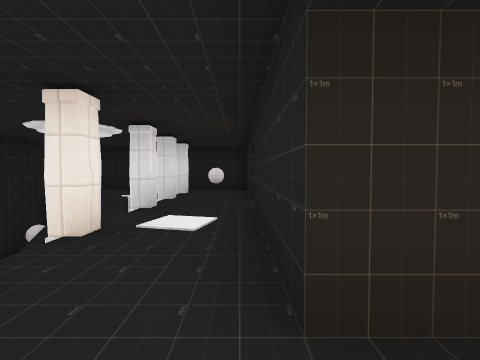
[1] (above)

14 first-person views from a walk through a Godot game level. The camera is 1.3 m above the floor, tilts 2° down and sees 85° across. The floor is counted in squares, 2 m on a side. Each view is taken from the middle of a square. On the plan, view 1 faces up. The plan holds only what a view shows up to about 9 squares ahead; the rest is blank. The place goes on beyond the plan. Characters and animated objects are not drawn. Some surface patterns are stand-ins.

[2]
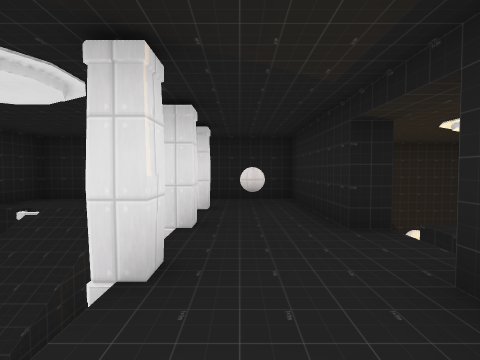

[3]
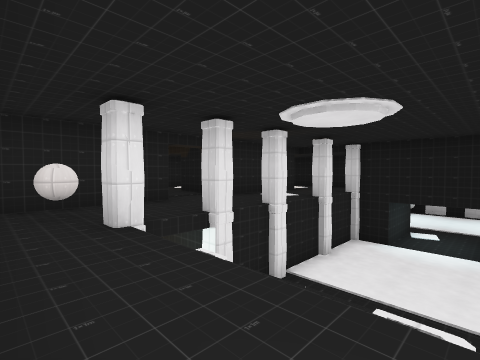

[4]
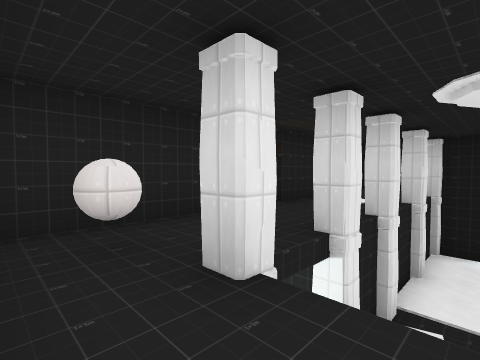

[5]
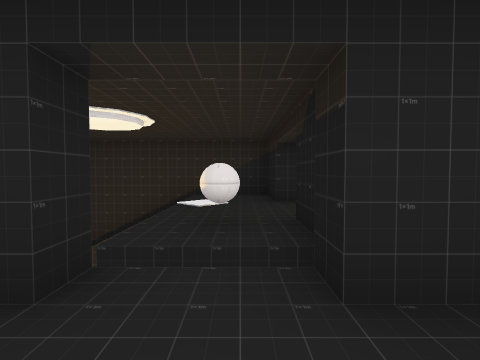

[6]
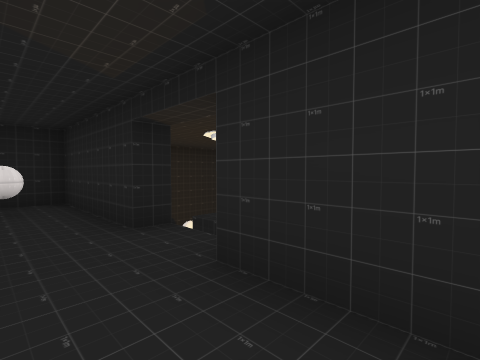

[7]
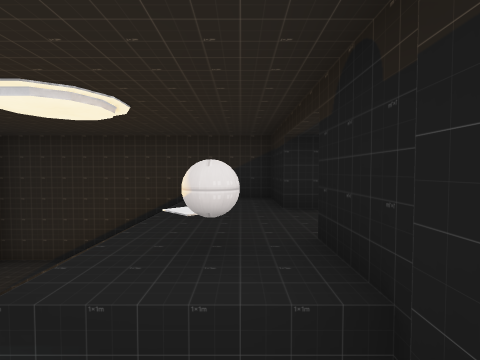

[8]
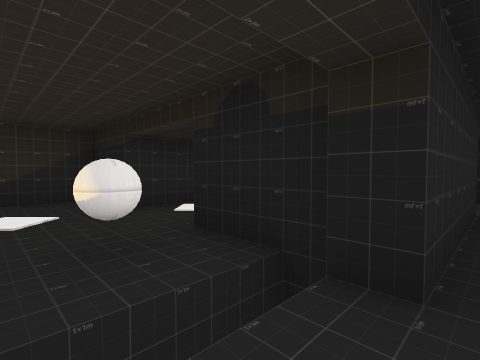

[9]
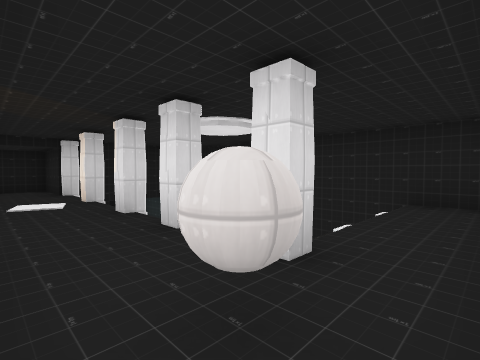

[10]
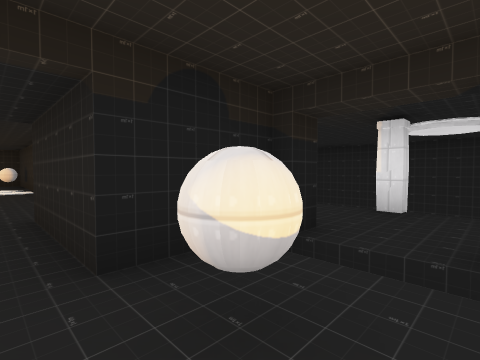

[11]
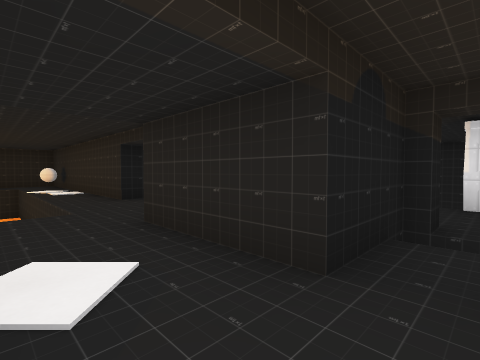

[12]
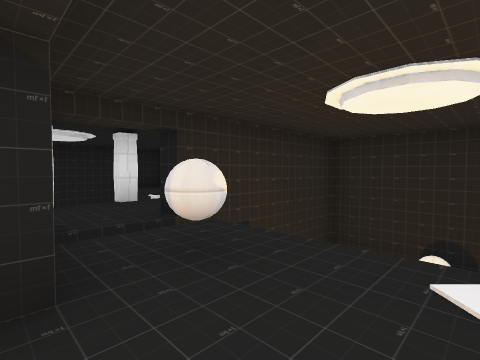

[13]
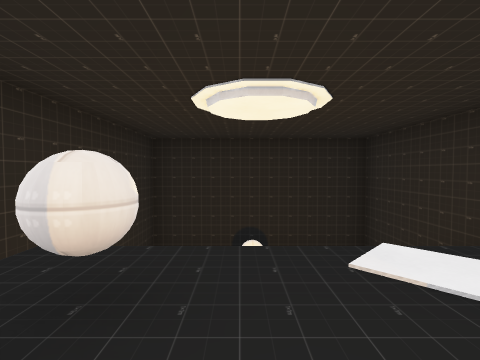

[14]
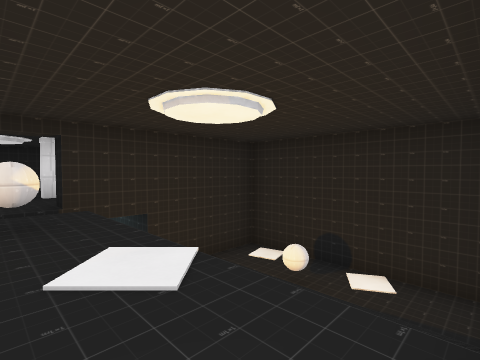

### Floor plan
Key: @ floor where view 1 was taken; # wall or solid block; x gap in a wall; . main floor; - floor 0.75 m lower than the main floor; _ floor 3 m lower than the main floor; / step, stairs or slope; = window, fence, low wall or low ledge; ≈ lava the walk keeps out of; v drop or lower ground; P pipe; O other object.
Columns run from 6 left of view 1 to 7 right of it. Each row starts with its distance up from view 1.
 11        #######
 10 ##  ####_____#
  9 #......#_O///#
  8 #/./PO.#  ≈//#
  7 #/-/ ..#  ≈//#
  6 #_  P..x.....#
  5  _ =P..xO....#
  4  ___v..##..###
  3  ___P..##..#
  2  ___v..##..
  1   _#P......
  0    ##.@..≈
 -1    #####.≈
 -2        #.≈
 -3        #.≈
 -4        #.≈
 -5        #.≈
 -6        #O≈
 -7          ≈

Where each view was taken, in squares from view 1:
view 1: 0 up, 0 right, facing up
view 2: 3 up, 1 left, facing up
view 3: 9 up, 5 left, facing down-right
view 4: 9 up, 3 left, facing down-right
view 5: 5 up, 1 left, facing right
view 6: 3 up, 1 left, facing up-right
view 7: 5 up, 0 right, facing right
view 8: 6 up, 0 right, facing down-right
view 9: 9 up, 0 right, facing down-left
view 10: 6 up, 3 right, facing down-left
view 11: 5 up, 4 right, facing down-left
view 12: 4 up, 4 right, facing up-left
view 13: 4 up, 3 right, facing up
view 14: 5 up, 6 right, facing up-left
